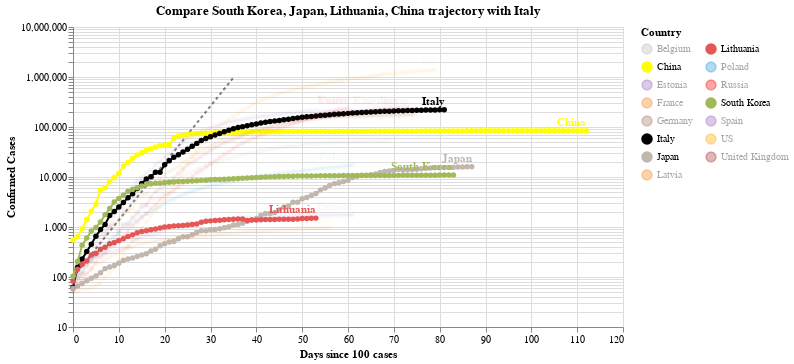

The cell this chart's notebook holds for it:
### Code cell
#hide_input
chart3 = make_since_chart(dff2, ['South Korea', 'Japan', 'Lithuania', 'China'], baseline_countries)
chart3

### Figure 1 — Vega-Lite specification as saved in the notebook (floating-point values rounded to 4 significant figures; data arrays with more than 128 entries replaced by an {"elided": "..."} marker saying what was removed)
{"config": {"view": {"continuousWidth": 400, "continuousHeight": 300}}, "layer": [{"data": {"name": "data-628230001892d6798b50651be41d1b3e"}, "mark": {"type": "line", "color": "black", "opacity": 0.5, "strokeDash": [3, 3]}, "encoding": {"x": {"type": "quantitative", "field": "Days since 100 cases"}, "y": {"type": "quantitative", "field": "Confirmed Cases"}}}, {"data": {"name": "data-6171de0d93708d73113c0e2b4084642c"}, "mark": {"type": "line", "point": true}, "encoding": {"color": {"type": "nominal", "field": "Country", "legend": {"columns": 2}, "scale": {"domain": ["Belgium", "China", "Estonia", "France", "Germany", "Italy", "Japan", "Latvia", "Lithuania", "Poland", "Russia", "South Korea", "Spain", "US", "United Kingdom"], "range": ["#C1B7AD", "yellow", "#9467bd", "#F58518", "#9D755D", "black", "#C1B7AD", "#F58518", "#E45756", "#2495D3", "red", "#A1BA59", "#9467bd", "orange", "brown"]}}, "opacity": {"condition": {"value": 1, "selection": "selector001"}, "value": 0.05}, "tooltip": [{"type": "nominal", "field": "Country"}, {"type": "temporal", "field": "Date"}, {"type": "quantitative", "field": "Confirmed Cases"}, {"type": "quantitative", "field": "Days since 100 cases"}], "x": {"type": "quantitative", "field": "Days since 100 cases"}, "y": {"type": "quantitative", "field": "Confirmed Cases", "scale": {"type": "log"}}}, "selection": {"selector001": {"type": "multi", "fields": ["Country"], "bind": "legend", "init": [{"Country": "South Korea"}, {"Country": "Japan"}, {"Country": "Lithuania"}, {"Country": "China"}, {"Country": "Italy"}]}}, "width": 550}, {"data": {"name": "data-6171de0d93708d73113c0e2b4084642c"}, "mark": {"type": "text", "align": "right", "dy": -8, "fontWeight": "bold"}, "encoding": {"color": {"type": "nominal", "field": "Country", "legend": {"columns": 2}, "scale": {"domain": ["Belgium", "China", "Estonia", "France", "Germany", "Italy", "Japan", "Latvia", "Lithuania", "Poland", "Russia", "South Korea", "Spain", "US", "United Kingdom"], "range": ["#C1B7AD", "yellow", "#9467bd", "#F58518", "#9D755D", "black", "#C1B7AD", "#F58518", "#E45756", "#2495D3", "red", "#A1BA59", "#9467bd", "orange", "brown"]}}, "opacity": {"condition": {"value": 1, "selection": "selector001"}, "value": 0.05}, "text": {"type": "nominal", "field": "Country"}, "tooltip": [{"type": "nominal", "field": "Country"}, {"type": "temporal", "field": "Date"}, {"type": "quantitative", "field": "Confirmed Cases"}, {"type": "quantitative", "field": "Days since 100 cases"}], "x": {"type": "quantitative", "field": "Days since 100 cases"}, "y": {"type": "quantitative", "field": "Confirmed Cases", "scale": {"type": "log"}}}, "transform": [{"filter": "(datum['Date'] >= 1589328000000)"}], "width": 550}], "title": "Compare South Korea, Japan, Lithuania, China trajectory with Italy", "$schema": "https://vega.github.io/schema/vega-lite/v4.0.2.json", "datasets": {"data-628230001892d6798b50651be41d1b3e": [{"Days since 100 cases": 0, "Confirmed Cases": 100.0}, {"Days since 100 cases": 1, "Confirmed Cases": 130.0}, {"Days since 100 cases": 2, "Confirmed Cases": 169.0}, {"Days since 100 cases": 3, "Confirmed Cases": 219.7}, {"Days since 100 cases": 4, "Confirmed Cases": 285.6}, {"Days since 100 cases": 5, "Confirmed Cases": 371.3}, {"Days since 100 cases": 6, "Confirmed Cases": 482.7}, {"Days since 100 cases": 7, "Confirmed Cases": 627.5}, {"Days since 100 cases": 8, "Confirmed Cases": 815.7}, {"Days since 100 cases": 9, "Confirmed Cases": 1060.0}, {"Days since 100 cases": 10, "Confirmed Cases": 1379.0}, {"Days since 100 cases": 11, "Confirmed Cases": 1792.0}, {"Days since 100 cases": 12, "Confirmed Cases": 2330.0}, {"Days since 100 cases": 13, "Confirmed Cases": 3029.0}, {"Days since 100 cases": 14, "Confirmed Cases": 3937.0}, {"Days since 100 cases": 15, "Confirmed Cases": 5119.0}, {"Days since 100 cases": 16, "Confirmed Cases": 6654.0}, {"Days since 100 cases": 17, "Confirmed Cases": 8650.0}, {"Days since 100 cases": 18, "Confirmed Cases": 11250.0}, {"Days since 100 cases": 19, "Confirmed Cases": 14620.0}, {"Days since 100 cases": 20, "Confirmed Cases": 19000.0}, {"Days since 100 cases": 21, "Confirmed Cases": 24710.0}, {"Days since 100 cases": 22, "Confirmed Cases": 32120.0}, {"Days since 100 cases": 23, "Confirmed Cases": 41750.0}, {"Days since 100 cases": 24, "Confirmed Cases": 54280.0}, {"Days since 100 cases": 25, "Confirmed Cases": 70560.0}, {"Days since 100 cases": 26, "Confirmed Cases": 91730.0}, {"Days since 100 cases": 27, "Confirmed Cases": 119300.0}, {"Days since 100 cases": 28, "Confirmed Cases": 155000.0}, {"Days since 100 cases": 29, "Confirmed Cases": 201500.0}, {"Days since 100 cases": 30, "Confirmed Cases": 262000.0}, {"Days since 100 cases": 31, "Confirmed Cases": 340600.0}, {"Days since 100 cases": 32, "Confirmed Cases": 442800.0}, {"Days since 100 cases": 33, "Confirmed Cases": 575600.0}, {"Days since 100 cases": 34, "Confirmed Cases": 748300.0}, {"Days since 100 cases": 35, "Confirmed Cases": 972800.0}], "data-6171de0d93708d73113c0e2b4084642c": {"elided": "1110 records"}}}
